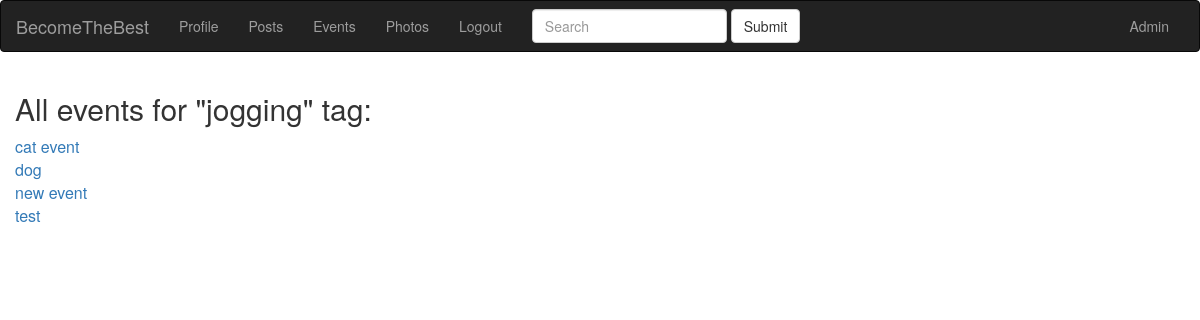
The app's page /event/tag/jogging (signed in) with its own data.
### app/models.py (models this page shows, shortened)
class Tag(db.Model):
    id = db.Column(db.Integer, primary_key=True)
    name = db.Column(db.String(100), unique=True)
    slug = db.Column(db.String(100))

class Event(db.Model):
    id = db.Column(db.Integer, primary_key=True)
    event_title = db.Column(db.String(140))
    event_body = db.Column(db.Text)
    slug = db.Column(db.String(140), unique=True)
    created = db.Column(db.DateTime, index=True, default=datetime.utcnow)
    event_time = db.Column(db.DateTime)
    event_place = db.Column(db.Text)
    event_geo = db.Column(db.Text)
    event_starter = db.Column(db.Integer, db.ForeignKey('user.id'))
    event_crew = db.Column(db.Text)
    event_level = db.Column(db.Integer)
    tags = db.relationship(
        'Tag', secondary=event_tags, backref=db.backref('events_tags', lazy='dynamic'))

### app/blueprints/events/blueprint.py (the view)
@events.route('/tag/<slug>')
@login_required
def tag_detail(slug):
    tag = Tag.query.filter(Tag.slug==slug).first()
    events = tag.events_tags.all()
    return render_template('events/tag_detail.html', tag=tag, events=events)

### app/models.py (called while the page is built)
@login.user_loader
def load_user(id):
    return User.query.get(int(id))

### app/view.py (called while the page is built)
@app.before_request
def before_request():
    if current_user.is_authenticated:
        current_user.last_seen = datetime.utcnow()
        db.session.commit()

### app/blueprints/events/templates/events/tag_detail.html (shortened to what this page needs)
{% extends 'base.html' %} {% block title %} {{ tag.name }} events {% endblock %} {% block content_title %} All events for "{{ tag.name }}" tag: {% endblock %} {% block content %} {% for event in events %}
<div class="event">
    <a href="{{ url_for('events.event_detail', slug=event.slug) }}">{{ event.event_title }}</a>
</div>
{% endfor %}
{% endblock %}

### records on screen
Tag: name "jogging"
Event: event_title "cat event"
Event: event_title "dog"
Event: event_title "new event"
Event: event_title "test"
